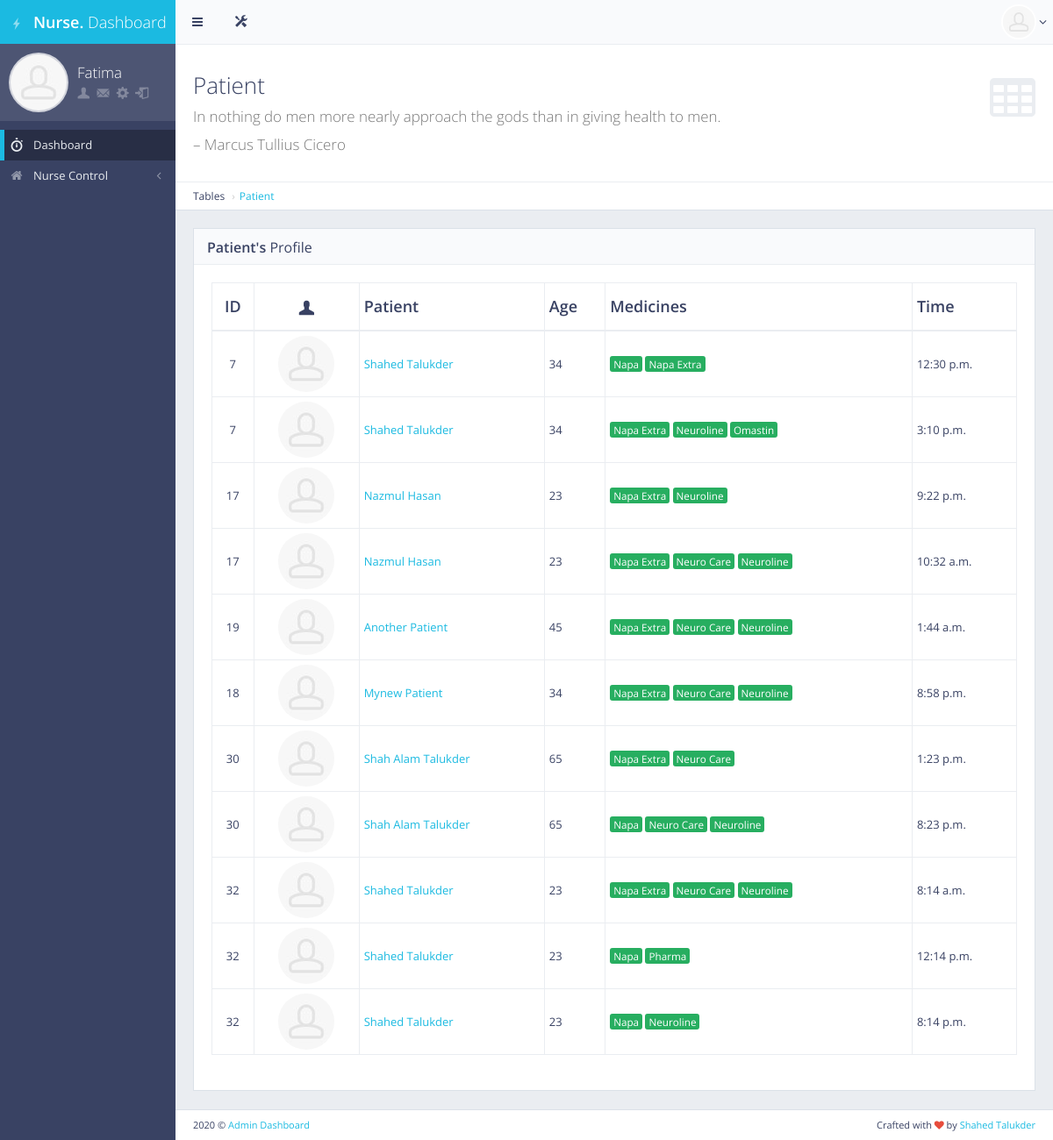
The page /patient_medicine_info/ (signed in) on the database as committed earlier.
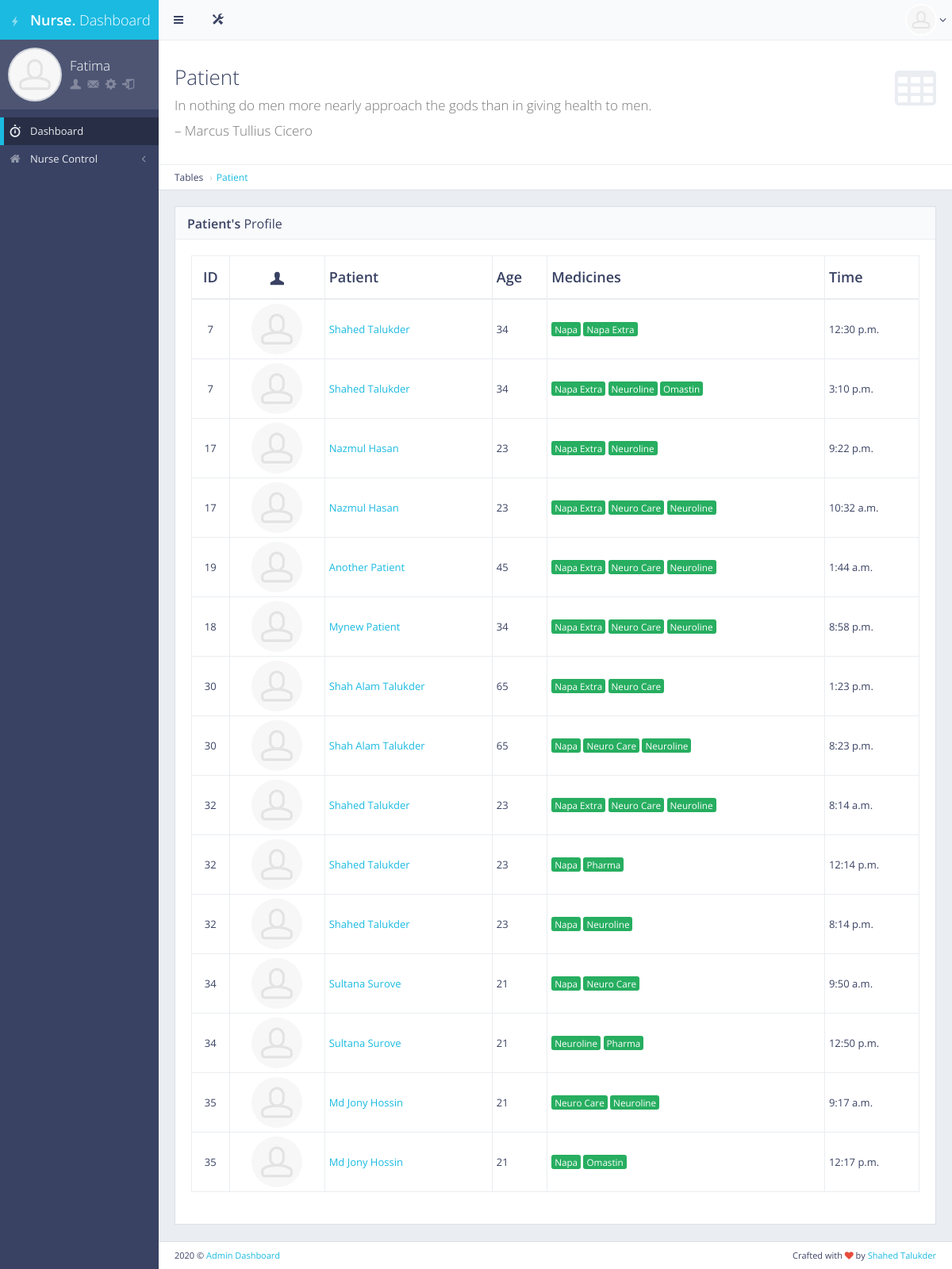
The same page on the database as committed later.
### main/models.py (models this page shows, shortened)
class User(AbstractUser):
    is_patient = models.BooleanField(default=False)
    is_doctor = models.BooleanField(default=False)
    is_nurse = models.BooleanField(default=False)
    is_assistant = models.BooleanField(default=False)
    is_admin = models.BooleanField(default=False)
    is_registered = models.BooleanField(default=False)

class assignMedicineNew(models.Model):
    id = models.AutoField(primary_key=True)
    patient = models.ForeignKey(Patient,on_delete=models.CASCADE,blank=True,null=True, related_name="patient_medicine")
    medicine = models.ManyToManyField(Medicine, related_name="assign_medicine")
    medicine_time = models.TimeField(default=datetime.time(12,00))
    notification = models.BooleanField(default=False)
    class Meta:
        db_table = "assigned_medicine"

class Patient(models.Model):
    user = models.OneToOneField(User,on_delete=models.CASCADE,primary_key=True,related_name='user')
    full_name = models.CharField(max_length=50, blank=True, null=True)
    address = models.CharField(max_length=500, blank=True, null=True)
    age = models.CharField(max_length=50, blank=True, null=True)
    phone_no = models.CharField(max_length=50, blank=True, null=True)
    released = models.BooleanField(default=False)
    class Meta:
        db_table = "patient_info"

class Medicine(models.Model):
    medicine_name = models.CharField(max_length=120,blank=True, null=True)
    company_name = models.ManyToManyField(MedicineCompany, related_name="company")
    class Meta:
        db_table = "medicine_info"

### frontend/views.py (the view)
# urls.py: path('patient_medicine_info/', views.patient_medicine_info, name="patient_medicine_info"),
def patient_medicine_info(request):
    if request.user.is_authenticated and request.user.is_nurse:
        medicine_assigned = assignMedicineNew.objects.all()
        context = {"title":"Patient Information","profiler":medicine_assigned}
        return render(request, 'front/get_patient_information.html',context)
    else:
        return redirect('/')

### frontend/templates/front/get_patient_information.html (shortened to what this page needs)
{%extends 'front/base.html'%}
{%load static%}
{%block main_content%}
<div id="page-content">
    <div class="content-header">
        <div class="header-section">
            <h1>
                <i class="fa fa-table"></i>Patient<br><small>In nothing do men more nearly approach the gods than in giving health to men.</small><br/><small>– Marcus Tullius Cicero</small>
            </h1>
        </div>
    </div>
    <ul class="breadcrumb breadcrumb-top">
        <li>Tables</li>
        <li><a href="">Patient</a></li>
    </ul>
    <div class="block full">
        <div class="block-title">
            <h2><strong>Patient's</strong> Profile</h2>
        </div>
        <div class="table-responsive">
            <table id="example-datatable" class="table table-vcenter table-condensed table-bordered">
                <thead>
                    <tr>
                        <th class="text-center">ID</th>
                        <th class="text-center"><i class="gi gi-user"></i></th>
                        <th>Patient</th>
                        <th>Age</th>
                        <th>Medicines</th>
                        <th>Time</th>
                    </tr>
                </thead>
                <tbody>
                    {%for i in profiler%}
                    <tr>
                        <td class="text-center">{{i.patient.user.id}}</td>
                        <td class="text-center"><img src="{%static 'front/'%}img/placeholders/avatars/avatar15.jpg" alt="avatar" class="img-circle"></td>
                        <td><a href="{% url 'patient_profile' id=i.patient.user.id %}">{{i.patient.full_name | title}}</a></td>
                        <td>{{i.patient.age}}</td>
                        <td>{%for j in i.medicine.all%}
                            <span class="text-center label label-success">{{j.medicine_name}}</span>
                            {%endfor%}
                        </td>
                        <td>{{i.medicine_time}}</td>
                    </tr>
                    {%endfor%}
                </tbody>
            </table>
        </div>
    </div>
</div>
{%endblock main_content%}

### frontend/templates/front/base.html (shortened to what this page needs)
<!DOCTYPE html> {%load static%}
<html class="no-js" lang="en">
<head>
    <link rel="stylesheet" href="{% static 'front/' %}css/bootstrap.min.css">
    <link rel="stylesheet" href="{% static 'front/' %}css/plugins.css">
    <link rel="stylesheet" href="{% static 'front/' %}css/main.css">
    <link rel="stylesheet" href="{% static 'front/' %}css/themes.css">
</head>
<body>
    <div id="page-wrapper">
        <div id="page-container" class="sidebar-partial sidebar-visible-lg sidebar-no-animations">
            <div id="sidebar">
                <div id="sidebar-scroll">
                    <div class="sidebar-content">
                        <a href="/" class="sidebar-brand">
                            {%if user.is_superuser%}
                                <i class="gi gi-flash"></i><span class="sidebar-nav-mini-hide"><strong>Admin </strong>Dashboard</span>
                            {%elif user.is_doctor%}
                                <i class="gi gi-flash"></i><span class="sidebar-nav-mini-hide"><strong>Dr. </strong>Dashboard</span>
                            {%elif user.is_assistant%}
                                <i class="gi gi-flash"></i><span class="sidebar-nav-mini-hide"><strong>Assist. </strong>Dashboard</span>
                            {%elif user.is_nurse%}
                                <i class="gi gi-flash"></i><span class="sidebar-nav-mini-hide"><strong>Nurse. </strong>Dashboard</span>
                            {%endif%}
                        </a>
                        <div class="sidebar-section sidebar-user clearfix sidebar-nav-mini-hide">
                            <div class="sidebar-user-avatar">
                                <a href="/profile">
                                    <img src="{% static 'front/' %}img/placeholders/avatars/avatar2.jpg" alt="avatar">
                                </a>
                            </div>
                            <div class="sidebar-user-name">{{user.first_name | title}}</div>
                            <div class="sidebar-user-links">
                                <a href="/profile" data-toggle="tooltip" data-placement="bottom" title="Profile"><i class="gi gi-user"></i></a>
                                <a href="/" data-toggle="tooltip" data-placement="bottom" title="Report"><i class="gi gi-envelope"></i></a>
                                <a href="/" class="enable-tooltip" data-placement="bottom" title="Edit Profile"><i class="gi gi-cogwheel"></i></a>
                                <a href="/logout" data-toggle="tooltip" data-placement="bottom" title="Logout"><i class="gi gi-exit"></i></a>
                            </div>
                        </div>
                        <ul class="sidebar-nav">
                            <li>
                                <a href="/" class=" active"><i class="gi gi-stopwatch sidebar-nav-icon"></i><span class="sidebar-nav-mini-hide">Dashboard</span></a>
                            </li>
                            <li>
                                {%if user.is_superuser%}
                                <a href="#" class="sidebar-nav-menu"><i class="fa fa-angle-left sidebar-nav-indicator sidebar-nav-mini-hide"></i><i class="fa fa-home sidebar-nav-icon"></i><span class="sidebar-nav-mini-hide">User Control</span></a>
                                <ul>
                                    <li>
                                        <a href="/patient">Edit / Delete patient</a>
                                    </li>
                                    <li>
                                        <a href="/crudDoctor">CRUD Doctor</a>
                                    </li>
                                    <li>
                                        <a href="/crudNurse">CRUD Nurse</a>
                                    </li>
                                    <li>
                                        <a href="/crudAssistant">CRUD Assistant</a>
                                    </li>
                                    <li>
                                        <a href="/control_info">Control Info</a>
                                    </li>
                                    <li>
                                        <a href="/reports_and_feedbacks">Check Feedback/Reports</a>
                                    </li>
                                </ul>
                                {%elif user.is_nurse%}
                                <a href="#" class="sidebar-nav-menu"><i class="fa fa-angle-left sidebar-nav-indicator sidebar-nav-mini-hide"></i><i class="fa fa-home sidebar-nav-icon"></i><span class="sidebar-nav-mini-hide">Nurse Control</span></a>
                                {%endif%}
                            </li>
                        </ul>
                    </div>
                </div>
            </div>
            <div id="main-container">
                <header class="navbar navbar-default">
                    <ul class="nav navbar-nav-custom">
                        <li>
                            <a href="javascript:void(0)" onclick="App.sidebar('toggle-sidebar');this.blur();">
                                <i class="fa fa-bars fa-fw"></i>
                            </a>
                        </li>
                        <li class="dropdown">
                            <a href="javascript:void(0)" class="dropdown-toggle" data-toggle="dropdown">
                                <i class="gi gi-settings"></i>
                            </a>
                        </li>
                    </ul>
                    <ul class="nav navbar-nav-custom pull-right">
                        <li class="dropdown">
                            <a href="javascript:void(0)" class="dropdown-toggle" data-toggle="dropdown">
                                <img src="{% static 'front/' %}img/placeholders/avatars/avatar2.jpg" alt="avatar"> <i class="fa fa-angle-down"></i>
                            </a>
                        </li>
                    </ul>
                </header>
                {%block main_content%}{%endblock main_content%}
                <footer class="clearfix">
                    <div class="pull-right">
                        Crafted with <i class="fa fa-heart text-danger"></i> by <a href="http://facebook.com/shahed.talukder32" target="_blank">Shahed Talukder</a>
                    </div>
                    <div class="pull-left">
                        <span><script>document.write(new Date().getFullYear())</script></span> &copy; <a href="#" target="_blank">Admin Dashboard</a>
                    </div>
                </footer>
            </div>
        </div>
    </div>
</body>
</html>

Rows that differ between the two databases and show on the page:
added assignMedicineNew: patient.user.id "34", patient.full_name "Sultana Surove", patient.age "21", medicine_time "9:50 a.m.", Medicine (medicine_name "Napa"), Medicine (medicine_name "Neuro Care")
added assignMedicineNew: patient.user.id "34", patient.full_name "Sultana Surove", patient.age "21", medicine_time "12:50 p.m.", Medicine (medicine_name "Neuroline"), Medicine (medicine_name "Pharma")
added assignMedicineNew: patient.user.id "35", patient.full_name "Md Jony Hossin", patient.age "21", medicine_time "9:17 a.m.", Medicine (medicine_name "Neuro Care"), Medicine (medicine_name "Neuroline")
added assignMedicineNew: patient.user.id "35", patient.full_name "Md Jony Hossin", patient.age "21", medicine_time "12:17 p.m.", Medicine (medicine_name "Napa"), Medicine (medicine_name "Omastin")
